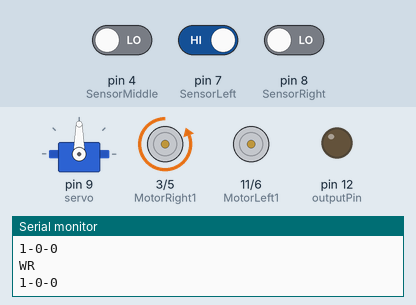
Recording of a sketch running on a simulated Arduino Uno, built with avr-gcc and run on an emulated ATmega328P. Parts: servo, motor-driver pin pairs drawn as motors (green arrow = first pin HIGH = forward, orange = second pin HIGH = backward, longer = more drive), output pins drawn as LEDs (lit = HIGH), the last lines printed to the serial monitor. The inputs (shaded band) are chosen by the test bench; at power-on: pin 4 (SensorMiddle) LOW, pin 8 (SensorRight) LOW, pin 7 (SensorLeft) HIGH.

Above: at 1.2 s.
1.3 s: pin 4 (SensorMiddle) driven HIGH
At 2.4 s:
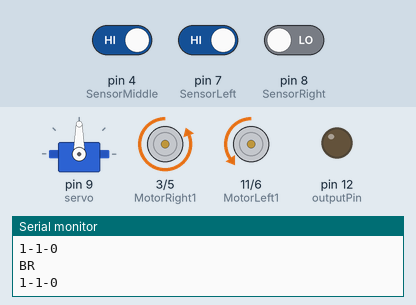
2.8 s: pin 8 (SensorRight) driven HIGH
At 3.9 s:
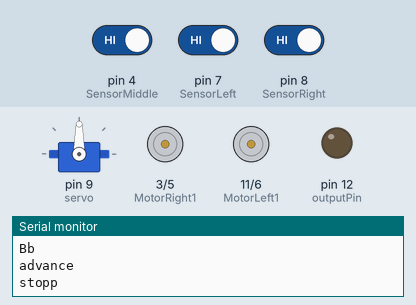
5.8 s: pin 7 (SensorLeft) driven LOW
At 8.2 s:
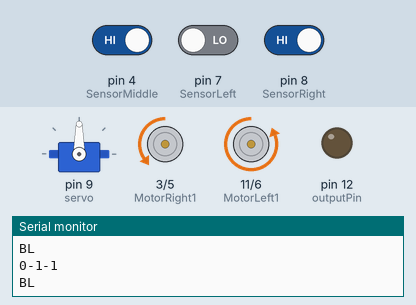
8.5 s: pin 4 (SensorMiddle) driven LOW
At 9.4 s:
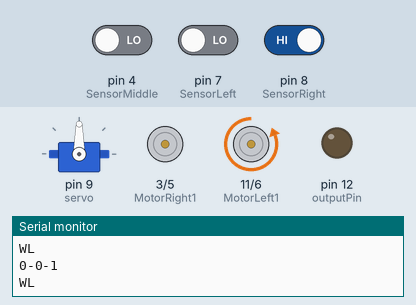
10.0 s: pin 7 (SensorLeft) driven HIGH
11.5 s: pin 8 (SensorRight) driven LOW
At 12.7 s:
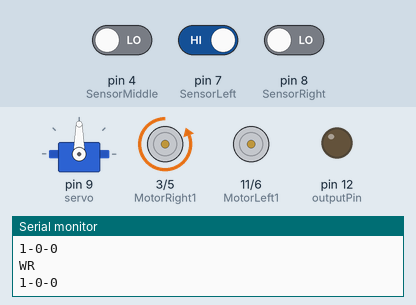
Timing chart, 0 to 14.0 s (numbered marks = the images above; inputs shaded):
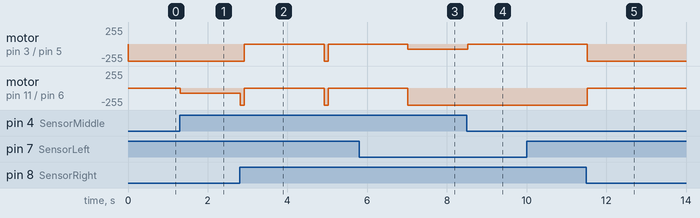

The sketch:

three_in_one.ino
```cpp
//三合一 (循迹 红外避障 超声波避障)多功能程序

#include <Servo.h>

//***********************定义电机腳位*************************

int MotorLeft1 = 11;
int MotorLeft2 = 6;
int MotorRight1 = 3;
int MotorRight2 = 5;
int counter = 0;

const int servo=9; //舵机引脚

char val;

//*************************定义寻线模块脚位************************************
const int SensorLeft = 7;      //左传感器
const int SensorMiddle = 4 ;   //中传感器
const int SensorRight = 8;     //右传感器
int SL;    //左传感器状态
int SM;    //中传感器状态
int SR;    //右传感器状态

const int barrier_left = A5; //左红外避障
const int barrier_right = A4; //右红外避障

//*************************超声波脚位******************************
int inputPin = 13 ; // 超声波接收脚 E
int outputPin = 12; // 超声波发射脚 T
int Fspeedd = 0; // 前方距离
int Rspeedd = 0; // 右方距离
int Lspeedd = 0; // 左方距离
int directionn = 0; // 前=8 后=2 左=4 右=6
Servo myservo; // 舵机对象
int delay_time = 250; // 舵机转向后的稳定时间
int Fgo = 8; // 前进
int Rgo = 6; // 右转
int Lgo = 4; // 左转
int Bgo = 2; // 后退

//********************************************************************(SETUP)
void setup()
{
  Serial.begin(9600);
  pinMode(MotorRight1, OUTPUT);
  pinMode(MotorRight2, OUTPUT);
  pinMode(MotorLeft1,  OUTPUT);
  pinMode(MotorLeft2,  OUTPUT);

  pinMode(SensorLeft, INPUT);
  pinMode(SensorMiddle, INPUT);
  pinMode(SensorRight, INPUT);

  pinMode(barrier_left, INPUT);
  pinMode(barrier_right, INPUT);

  pinMode(inputPin, INPUT);
  pinMode(outputPin, OUTPUT);
  myservo.attach(servo); // 启动舵机库

  Serial.println("-----------------");
}
//******************************************************************(Void)
void advance(int a) // 前进
{
  Serial.println("advance");
  digitalWrite(MotorRight1, LOW);
  digitalWrite(MotorRight2, HIGH);
  digitalWrite(MotorLeft1, LOW);
  digitalWrite(MotorLeft2, HIGH);
  delay(a * 100);
}
void right(int b) //右转 单轮
{
  Serial.println("right");
  digitalWrite(MotorLeft1, LOW);
  digitalWrite(MotorLeft2, HIGH);
  digitalWrite(MotorRight1, LOW);
  digitalWrite(MotorRight2, LOW);
  delay(b * 100);
}
void left(int c) //左转 轮
{
  Serial.println("left");
  digitalWrite(MotorRight1, LOW);
  digitalWrite(MotorRight2, HIGH);
  digitalWrite(MotorLeft1, LOW);
  digitalWrite(MotorLeft2, LOW);
  delay(c * 100);
}
void turnR(int d) //右转 双轮
{
  Serial.println("turnR");
  digitalWrite(MotorRight1, HIGH);
  digitalWrite(MotorRight2, LOW);
  digitalWrite(MotorLeft1, LOW);
  digitalWrite(MotorLeft2, HIGH);
  delay(d * 100);
}
void turnL(int e) //左转 双轮
{
  Serial.println("turnL");
  digitalWrite(MotorRight1, LOW);
  digitalWrite(MotorRight2, HIGH);
  digitalWrite(MotorLeft1, HIGH);
  digitalWrite(MotorLeft2, LOW);
  delay(e * 100);
}
void stopp(int f) //停止
{
  Serial.println("stopp");
  digitalWrite(MotorRight1, LOW);
  digitalWrite(MotorRight2, LOW);
  digitalWrite(MotorLeft1, LOW);
  digitalWrite(MotorLeft2, LOW);
  delay(f * 100);
}
void back(int g) //后退
{
  Serial.println("back");
  digitalWrite(MotorRight1, HIGH);
  digitalWrite(MotorRight2, LOW);
  digitalWrite(MotorLeft1, HIGH);
  digitalWrite(MotorLeft2, LOW);;
  delay(g * 100);
}
void detection() //测量三个角度(前.左.右)
{
  int delay_time = 250; // 舵机转向后的稳定时间
  ask_pin_F(); // 读前方距离

  if (Fspeedd < 10) // 距离小于10公分
  {
    stopp(1); //
    back(2); // 后退 0.2秒
  }
  if (Fspeedd < 25) // 假如前方距离小于25公分
  {
    stopp(1); //
    ask_pin_L(); // 读取左方距离
    delay(delay_time); // 等待舵机稳定
    ask_pin_R(); // 读取右方距离
    delay(delay_time); // 等待舵机稳定

    if (Lspeedd > Rspeedd) //假如 左距离大于右距离
    {
      directionn = Lgo; //向左走
    }

    if (Lspeedd <= Rspeedd) //假如 左距离小于等于右距离
    {
      directionn = Rgo; //向右走
    }

    if (Lspeedd < 15 && Rspeedd < 15) //假如 左右距离 都小于10公分
    {
      directionn = Bgo; //后退
    }
  }
  else //加前方大于25公分
  {
    directionn = Fgo; //向前走
  }
}
//*********************************************************************************
void ask_pin_F() // 量出前方距离
{
  myservo.write(90);
  digitalWrite(outputPin, LOW); //
  delayMicroseconds(2);
  digitalWrite(outputPin, HIGH); //超声波发送一个不小于10us的高脉冲
  delayMicroseconds(10);
  digitalWrite(outputPin, LOW); //
  float Fdistance = pulseIn(inputPin, HIGH); // 读取返回脉冲宽度
  Fdistance = Fdistance / 5.8 / 10; // 时间转成距离 （单位：公分）
  Serial.print("F distance:"); //输出距离
  Serial.println(Fdistance); //
  Fspeedd = Fdistance; //
}
//********************************************************************************
void ask_pin_L() // 量出左边距离
{
  myservo.write(177);
  delay(delay_time);
  digitalWrite(outputPin, LOW); //
  delayMicroseconds(2);
  digitalWrite(outputPin, HIGH); //
  delayMicroseconds(10);
  digitalWrite(outputPin, LOW); //
  float Ldistance = pulseIn(inputPin, HIGH); //
  Ldistance = Ldistance / 5.8 / 10; //
  Serial.print("L distance:"); //
  Serial.println(Ldistance); //
  Lspeedd = Ldistance; //
}
//******************************************************************************
void ask_pin_R() // 量出右边距离
{
  myservo.write(5);
  delay(delay_time);
  digitalWrite(outputPin, LOW);
  delayMicroseconds(2);
  digitalWrite(outputPin, HIGH); //
  delayMicroseconds(10);
  digitalWrite(outputPin, LOW); //
  float Rdistance = pulseIn(inputPin, HIGH); //
  Rdistance = Rdistance / 5.8 / 10; //
  Serial.print("R distance:"); //
  Serial.println(Rdistance); //
  Rspeedd = Rdistance; //
}

void xunji_loop()
{
    SL = digitalRead(SensorLeft);
    SM = digitalRead(SensorMiddle);
    SR = digitalRead(SensorRight);
        Serial.print(SL);
        Serial.print("-");
        Serial.print(SM);
        Serial.print("-");
        Serial.println(SR);
        if (SM == HIGH)//中间传感器检测到黑线  黑线为1 白为0
    {
        if (SL == LOW & SR ==  HIGH) //左白右黑, 向右转弯
        {
            Serial.println("BL");
            analogWrite(MotorRight1, 0); //右转
            analogWrite(MotorRight2, 80);
            digitalWrite(MotorLeft1, LOW);
            digitalWrite(MotorLeft2, HIGH);
        }
        else if ( SL ==  HIGH & SR == LOW) // 左黑右白, 向左转弯
        {
            Serial.println("BR");

            digitalWrite(MotorRight1, LOW);
            digitalWrite(MotorRight2, HIGH);
            analogWrite(MotorLeft1, 0);
            analogWrite(MotorLeft2, 80);
        }
        else if ( SL == LOW & SR == LOW)  // 两侧为白色，前进
        {
            Serial.println("Bw");
            digitalWrite(MotorRight1, LOW);
            digitalWrite(MotorRight2, HIGH);
            digitalWrite(MotorLeft1, LOW);
            digitalWrite(MotorLeft2, HIGH);
            /*
              analogWrite(MotorLeft1,0);
              analogWrite(MotorLeft2,150);
              analogWrite(MotorRight1,0);
              analogWrite(MotorRight2,150);
            */
        }
        else if ( SL == HIGH & SR == HIGH)
        {
            Serial.println("Bb");
            advance(1);
            stopp(20);


            digitalWrite(MotorRight1, LOW);
            digitalWrite(MotorRight2, HIGH);
            digitalWrite(MotorLeft1, LOW);
            digitalWrite(MotorLeft2, HIGH);

        }
    }
        else // 中间传感器在白色区域
    {
        if (SL == LOW & SR == HIGH ) // 左白右黑, 快速右转
        {
            Serial.println("WL");

            digitalWrite(MotorRight1, LOW);
            digitalWrite(MotorRight2, LOW);
            digitalWrite(MotorLeft1, LOW);
            digitalWrite(MotorLeft2, HIGH);
        }
        else if ( SL == HIGH & SR == LOW ) // 左黑右白, 快速左转
        {
            Serial.println("WR");

            digitalWrite(MotorRight1, LOW);
            digitalWrite(MotorRight2, HIGH);
            digitalWrite(MotorLeft1, LOW);
            digitalWrite(MotorLeft2, LOW);
        }
        else // 都是白色, 保持不变
        {
            Serial.println("ww");
            /*
                         analogWrite(MotorLeft1,255);
                         analogWrite(MotorLeft2,125);
                         analogWrite(MotorRight1,255);
                         analogWrite(MotorRight2,125);
            */
        }
    }
}

void hongwaibizhang_loop()
{
  if ((digitalRead(barrier_left)==LOW) && (digitalRead(barrier_right)==LOW))
        {
          back(5);//后退
        }
        else if (digitalRead(barrier_left)==LOW)
        {
          right(6); // 右转;
        }
        else if (digitalRead(barrier_right)==LOW)
        {
          left(6); // 左转;
        }
        else
          advance(0);//前进
}

void duoji_loop()
{
        myservo.write(90); //舵机回中
        detection(); //测量距离
        if (directionn == 8) //假如directionn(方向) = 8(前进)
        {

          advance(1); // 正常前进
          Serial.print(" Advance "); //前进
          Serial.print(" ");
        }
        if (directionn == 2) //假如directionn(方向) = 2(后退)
        {

          back(8); // 后退
          turnL(3); //向左偏一点，防止死在里边
          Serial.print(" Reverse "); //
        }
        if (directionn == 6) //假如directionn(方向) = 6(右转)
        {

          back(1);
          turnR(6); // 右转
          Serial.print(" Right "); //
        }
        if (directionn == 4) //假如directionn(方向) = 4左转
        {

          back(1);
          turnL(6); // 左转
          Serial.print(" Left "); //
        }
        //舵机回中
}

void loop()
{
  xunji_loop();
  //hongwaibizhang_loop();
  //duoji_loop();
}
```

Measured:
- after the input at 1.3 s, motor on pin 11 (MotorLeft1) / pin 6 (MotorLeft2): stopped → backward 80/255 at once
- after the input at 2.8 s, motor on pin 3 (MotorRight1) / pin 5 (MotorRight2): backward 255/255 → stopped after 0.12 s, → backward 255/255 2.0 s later, → stopped 0.10 s later; motor on pin 11 (MotorLeft1) / pin 6 (MotorLeft2): alternates backward 255/255 for 0.10 s and stopped for 2.0 s, starting at once
- after the input at 5.8 s, motor on pin 11 (MotorLeft1) / pin 6 (MotorLeft2): goes on until 7.0 s, then stays backward 255/255
- after the input at 8.5 s, motor on pin 3 (MotorRight1) / pin 5 (MotorRight2): backward 80/255 → stopped at once
- after the input at 11.5 s, motor on pin 3 (MotorRight1) / pin 5 (MotorRight2): stopped → backward 255/255 at once; motor on pin 11 (MotorLeft1) / pin 6 (MotorLeft2): backward 255/255 → stopped at once
